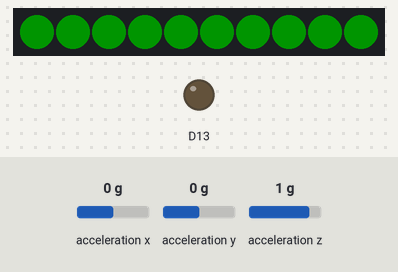
A sketch run on a simulated Adafruit Circuit Playground Express. Parts: 10 RGB LEDs in strip order, left to right, output pins drawn as LEDs (lit = HIGH). The inputs (shaded band) are chosen by the test bench; at power-on: acceleration x 0 g, acceleration y 0 g, acceleration z 1 g. Dim RGB values are drawn brighter than linear; what the sketch prints to the serial monitor is not drawn.

Above: at 1.2 s.
1.3 s: acceleration x set to -1.4 g
At 1.9 s:
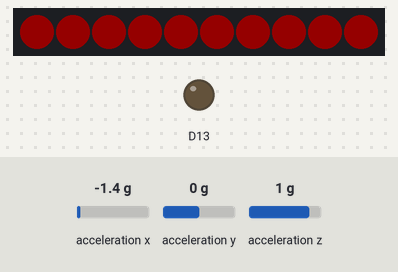
2.8 s: acceleration x set to 0 g
At 3.1 s:
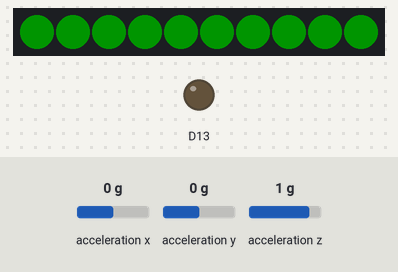
4.3 s: acceleration x set to -0.8 g
At 5.4 s:
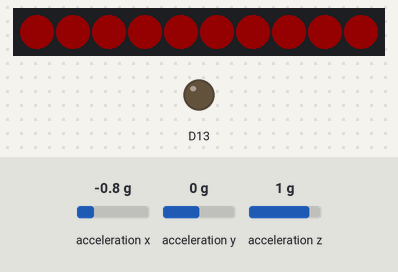
Timing chart, 0 to 7.3 s (numbered marks = the images above; inputs shaded):
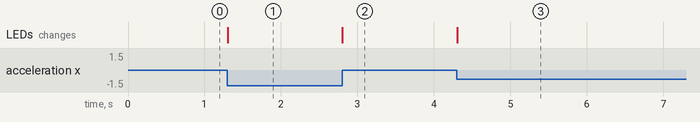

The sketch:

necklace.ino
```cpp
#include <Adafruit_CircuitPlayground.h>

void setup() {
  Serial.begin(9600);
  Serial.println("Circuit Playground test!");
  CircuitPlayground.begin();
}


void loop() {

  // Get accelerometer value, from lecture slide
  float total = abs(CircuitPlayground.motionX()) + abs(CircuitPlayground.motionY()) + abs(CircuitPlayground.motionZ());

  // Rules to sense movement, if it does change LED to green
  if (total > 10) {
    for (int i=0; i<10; i++) {
        CircuitPlayground.setPixelColor(i, 255, 0, 0);
    }
  } else  {
    for (int i=0; i<10; i++) {
      CircuitPlayground.setPixelColor(i, 0, 255, 0);
    }
  }

  // Print accelerometer value
  Serial.println(total);


}
```

Measured:
- after the input at 1.3 s, the LEDs: change at once (image 1)
- after the input at 2.8 s, the LEDs: change at once (image 2)
- after the input at 4.3 s, the LEDs: change at once (image 3)
